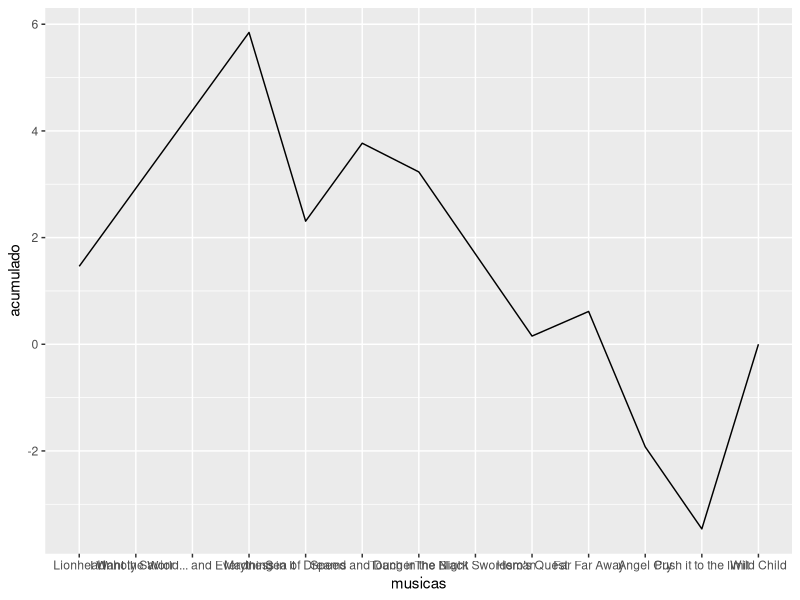

Source code (R):
library("ggplot2")

musicas<- c("Lionheart",
            "Unholy Savior",
            "I Want the World... and Everything in It",
            "Madness",
            "Sea of Dreams",
            "Speed and Danger",
            "Touch in the Night",
            "The Black Swordsman",
            "Hero's Quest",
            "Far Far Away",
            "Angel Cry",
            "Push it to the limit",
            "Wild Child")

notas <- c(7,7,7,7,2,7,5,4,4,6,3,4,9)
notas2 <- notas-mean(notas)

acumulado <-NULL
total <- 0
for (i in 1:length(notas)){
        total <- (notas2[i] + total)
        acumulado[i] <- total
}

dados <- data.frame(ac=acumulado,musicas=musicas)
dados$musicas <- factor(dados$musicas, levels = dados$musicas, ordered = TRUE)



ggplot(data=dados,aes(x=musicas, y=acumulado, group=1)) + geom_line()

